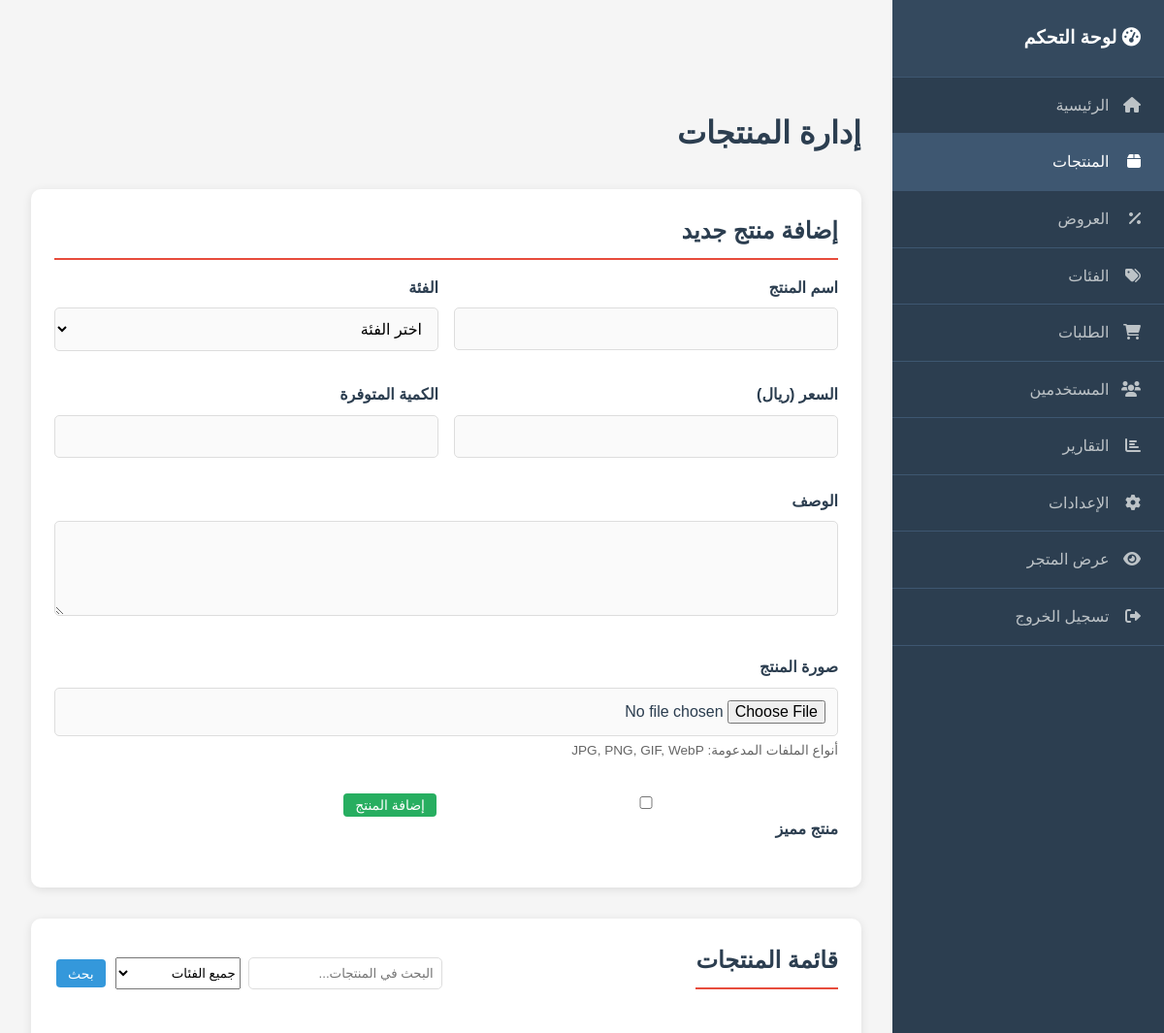
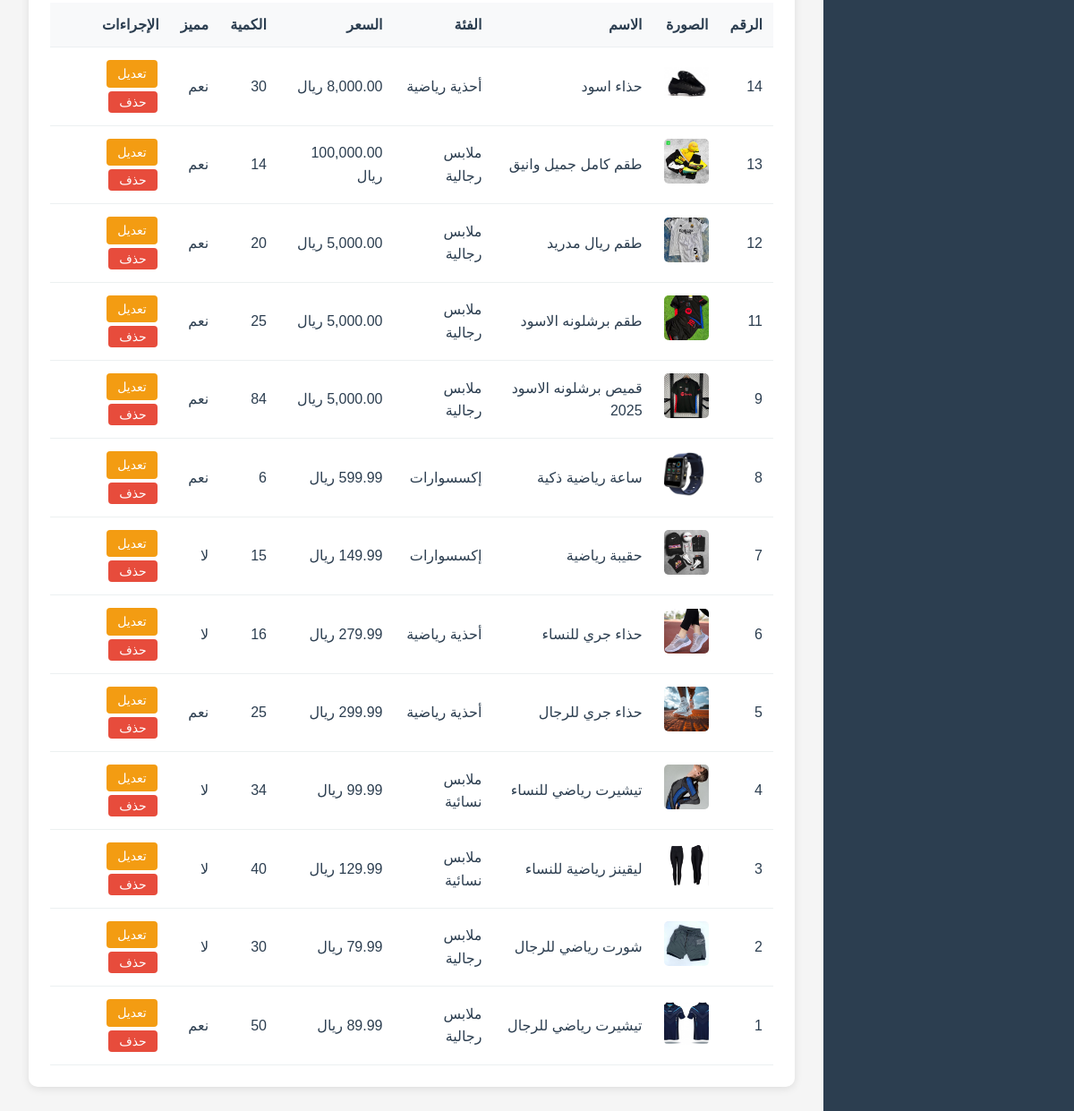
/admin/products.php (signed in), run on the app's committed database (2 pictures, top to bottom).
### tables this page shows
CREATE TABLE `products` (
  `id` int(11) NOT NULL,
  `name` varchar(100) NOT NULL,
  `description` text DEFAULT NULL,
  `price` decimal(10,2) NOT NULL,
  `image` varchar(255) DEFAULT NULL,
  `category_id` int(11) DEFAULT NULL,
  `stock_quantity` int(11) DEFAULT 0,
  `featured` tinyint(1) DEFAULT 0,
  `sizes` varchar(255) DEFAULT NULL,
  `colors` varchar(255) DEFAULT NULL,
  `created_at` timestamp NOT NULL DEFAULT current_timestamp()
);

CREATE TABLE `categories` (
  `id` int(11) NOT NULL,
  `name` varchar(50) NOT NULL,
  `description` text DEFAULT NULL,
  `image` varchar(255) DEFAULT NULL,
  `created_at` timestamp NOT NULL DEFAULT current_timestamp()
);

### admin/products.php (the view, shortened to what this page needs)
<?php
include '../config/database.php';
$search = isset($_GET['search']) ? $_GET['search'] : '';
$query = "SELECT p.*, c.name as category_name FROM products p LEFT JOIN categories c ON p.category_id = c.id WHERE 1=1";
$params = [];
$query .= " ORDER BY p.id DESC";
$stmt = $pdo->prepare($query);
$stmt->execute($params);
$products = $stmt->fetchAll(PDO::FETCH_ASSOC);
$edit_product = null;
?>
<!DOCTYPE html>
<html lang="ar" dir="rtl">
<head>
    <link rel="stylesheet" href="../css/style.css">
    <link rel="stylesheet" href="css/admin.css">
    <link rel="stylesheet" href="css/productsstyle.css">
    <link href="https://cdnjs.cloudflare.com/ajax/libs/font-awesome/6.0.0/css/all.min.css" rel="stylesheet">
</head>
<body class="admin-body">
    <div class="admin-layout">
        <nav class="admin-sidebar">
            <div class="sidebar-header">
                <h3><i class="fas fa-tachometer-alt"></i> لوحة التحكم</h3>
            </div>
            <ul class="sidebar-menu">
                <li><a href="index.php"><i class="fas fa-home"></i> الرئيسية</a></li>
                <li><a href="products.php" class="active"><i class="fas fa-box"></i> المنتجات</a></li>
                <li><a href="offers.php"><i class="fas fa-percentage"></i> العروض</a></li>
                <li><a href="categories.php"><i class="fas fa-tags"></i> الفئات</a></li>
                <li><a href="orders.php"><i class="fas fa-shopping-cart"></i> الطلبات</a></li>
                <li><a href="users.php"><i class="fas fa-users"></i> المستخدمين</a></li>
                <li><a href="reports.php"><i class="fas fa-chart-bar"></i> التقارير</a></li>
                <li><a href="settings.php"><i class="fas fa-cog"></i> الإعدادات</a></li>
                <li><a href="../index.php"><i class="fas fa-eye"></i> عرض المتجر</a></li>
                <li><a href="../logout.php"><i class="fas fa-sign-out-alt"></i> تسجيل الخروج</a></li>
            </ul>
        </nav>
        <main class="admin-main">
            <div class="admin-header">
                <h1>إدارة المنتجات</h1>
            </div>
            <div class="content-section">
                <h2><?php echo $edit_product ? 'تعديل المنتج' : 'إضافة منتج جديد'; ?></h2>
                <form method="POST" enctype="multipart/form-data" class="form-grid">
                    <div class="form-group">
                        <label>اسم المنتج</label>
                        <input type="text" name="name" value="<?php echo $edit_product['name'] ?? ''; ?>" required>
                    </div>
                    <div class="form-group">
                        <label>الفئة</label>
                        <select name="category_id" required>
                            <option value="">اختر الفئة</option>
                        </select>
                    </div>
                    <div class="form-group">
                        <label>السعر (ريال)</label>
                        <input type="number" step="0.01" name="price" value="<?php echo $edit_product['price'] ?? ''; ?>" required>
                    </div>
                    <div class="form-group">
                        <label>الكمية المتوفرة</label>
                        <input type="number" name="stock_quantity" value="<?php echo $edit_product['stock_quantity'] ?? ''; ?>" required>
                    </div>
                    <div class="form-group" style="grid-column: 1 / -1;">
                        <label>الوصف</label>
                        <textarea name="description" rows="4"><?php echo $edit_product['description'] ?? ''; ?></textarea>
                    </div>
                    <div class="form-group" style="grid-column: 1 / -1;">
                        <label>صورة المنتج</label>
                        <input type="file" name="image" accept="image/*" class="file-input">
                        <small>أنواع الملفات المدعومة: JPG, PNG, GIF, WebP</small>
                    </div>
                    <div class="form-group">
                        <label>
                            <input type="checkbox" name="featured" <?php echo ($edit_product && $edit_product['featured']) ? 'checked' : ''; ?>>
                            منتج مميز
                        </label>
                    </div>
                    <div class="form-group">
                        <button type="submit" class="btn-sm btn-success">
                            <?php echo $edit_product ? 'تحديث المنتج' : 'إضافة المنتج'; ?>
                        </button>
                    </div>
                </form>
            </div>
            <div class="content-section">
                <div class="actions-bar">
                    <h2>قائمة المنتجات</h2>
                    <div class="search-box">
                        <form method="GET" style="display: flex; gap: 0.5rem;">
                            <input type="text" name="search" placeholder="البحث في المنتجات..." value="<?php echo $search; ?>">
                            <select name="category">
                                <option value="">جميع الفئات</option>
                            </select>
                            <button type="submit" class="btn-sm btn-primary">بحث</button>
                        </form>
                    </div>
                </div>
                <div class="table-container">
                    <table class="admin-table">
                        <thead>
                            <tr>
                                <th>الرقم</th>
                                <th>الصورة</th>
                                <th>الاسم</th>
                                <th>الفئة</th>
                                <th>السعر</th>
                                <th>الكمية</th>
                                <th>مميز</th>
                                <th>الإجراءات</th>
                            </tr>
                        </thead>
                        <tbody>
                            <?php foreach ($products as $product): ?>
                            <tr>
                                <td><?php echo $product['id']; ?></td>
                                <td>
                                    <?php if ($product['image']): ?>
                                        <img src="../images/products/<?php echo $product['image']; ?>"
                                             alt="<?php echo $product['name']; ?>"
                                             style="width: 50px; height: 50px; object-fit: cover; border-radius: 5px;">
                                    <?php else: ?>
                                        <span style="color: #999;">لا توجد صورة</span>
                                    <?php endif; ?>
                                </td>
                                <td><?php echo $product['name']; ?></td>
                                <td><?php echo $product['category_name']; ?></td>
                                <td><?php echo number_format($product['price'], 2); ?> ريال</td>
                                <td><?php echo $product['stock_quantity']; ?></td>
                                <td><?php echo $product['featured'] ? 'نعم' : 'لا'; ?></td>
                                <td>
                                    <a href="products.php?edit=<?php echo $product['id']; ?>" class="btn-sm btn-warning">تعديل</a>
                                    <form method="POST" style="display: inline;">
                                        <button type="submit" class="btn-sm btn-danger" onclick="return confirm('هل أنت متأكد من الحذف؟')">حذف</button>
                                    </form>
                                </td>
                            </tr>
                            <?php endforeach; ?>
                        </tbody>
                    </table>
                </div>
            </div>
        </main>
    </div>
</body>
</html>

### css/style.css (style rules this page uses)
* { margin: 0; padding: 0; box-sizing: border-box; }
:root { --primary-color: #3498db; --primary-dark: #2980b9; --secondary-color: #e74c3c; --secondary-dark: #c0392b; --accent-color: #f39c12; --success-color: #27ae60; --warning-color: #f1c40f; --danger-color: #e74c3c; --dark-color: #2c3e50; --light-color: #ecf0f1; --text-color: #2c3e50; --text-light: #7f8c8d; --border-color: #bdc3c7; --shadow: 0 4px 20px rgba(0, 0, 0, 0.1); --shadow-hover: 0 8px 30px rgba(0, 0, 0, 0.15); --gradient-primary: linear-gradient(135deg, #667eea 0%, #764ba2 100%); --gradient-secondary: linear-gradient(135deg, #f093fb 0%, #f5576c 100%); --gradient-success: linear-gradient(135deg, #4facfe 0%, #00f2fe 100%); --border-radius: 12px; --transition: all 0.3s cubic-bezier(0.4, 0, 0.2, 1); }
body { font-family: 'Cairo', 'Segoe UI', Tahoma, Geneva, Verdana, sans-serif; line-height: 1.6; color: var(--text-color); direction: rtl; background: linear-gradient(135deg, #f5f7fa 0%, #c3cfe2 100%); scroll-behavior: smooth; }
main { margin-top: 80px; }
.btn-primary { background: var(--gradient-primary); color: white; }
.form-group { margin-bottom: 1.5rem; position: relative; }
.form-group label { display: block; margin-bottom: 0.75rem; font-weight: 600; color: var(--text-color); }
.form-group input, .form-group textarea, .form-group select { width: 100%; padding: 1rem; border: 2px solid var(--border-color); border-radius: var(--border-radius); font-size: 1rem; transition: var(--transition); background: #fafafa; }

### admin/css/admin.css (style rules this page uses)
.admin-body { margin: 0; font-family: 'Arial', sans-serif; background: #f5f5f5; }
.admin-layout { display: flex; min-height: 100vh; }
.admin-sidebar { width: 280px; background: #2c3e50; color: white; flex-shrink: 0; }
.sidebar-header { padding: 1.5rem; background: #34495e; border-bottom: 1px solid #3e5771; }
.sidebar-header h3 { margin: 0; font-size: 1.2rem; }
.sidebar-menu { list-style: none; margin: 0; padding: 0; }
.sidebar-menu li { border-bottom: 1px solid #3e5771; }
.sidebar-menu a { display: block; padding: 1rem 1.5rem; color: #bdc3c7; text-decoration: none; transition: all 0.3s; }
.sidebar-menu a:hover, .sidebar-menu a.active { background: #3e5771; color: white; }
.sidebar-menu i { margin-left: 0.5rem; width: 20px; }
.admin-main { flex: 1; padding: 2rem; overflow-y: auto; }
.admin-header { margin-bottom: 2rem; }
.admin-header h1 { margin: 0 0 0.5rem 0; color: #2c3e50; font-size: 2rem; }
.content-section { background: white; border-radius: 10px; padding: 1.5rem; box-shadow: 0 2px 10px rgba(0, 0, 0, 0.1); margin-bottom: 2rem; }
.content-section h2 { margin: 0 0 1rem 0; color: #2c3e50; border-bottom: 2px solid #e74c3c; padding-bottom: 0.5rem; }
.table-container { overflow-x: auto; }
.admin-table { width: 100%; border-collapse: collapse; margin-top: 1rem; }
.admin-table th, .admin-table td { padding: 0.75rem; text-align: right; border-bottom: 1px solid #ecf0f1; }
.admin-table th { background: #f8f9fa; font-weight: bold; color: #2c3e50; }
.btn-sm { padding: 0.25rem 0.75rem; font-size: 0.875rem; border-radius: 4px; text-decoration: none; display: inline-block; margin: 0.125rem; border: none; cursor: pointer; }
.btn-primary { background: #3498db; color: white; }
.btn-success { background: #27ae60; color: white; }
.btn-warning { background: #f39c12; color: white; }
.btn-danger { background: #e74c3c; color: white; }
.form-grid { display: grid; grid-template-columns: repeat(auto-fit, minmax(300px, 1fr)); gap: 1rem; }
.form-group { margin-bottom: 1rem; }
.form-group label { display: block; margin-bottom: 0.5rem; font-weight: bold; color: #2c3e50; }
.form-group input, .form-group textarea, .form-group select { width: 100%; padding: 0.75rem; border: 1px solid #ddd; border-radius: 5px; font-size: 1rem; }
.actions-bar { display: flex; justify-content: space-between; align-items: center; margin-bottom: 1rem; flex-wrap: wrap; gap: 1rem; }
.search-box { display: flex; gap: 0.5rem; }
.search-box input { padding: 0.5rem; border: 1px solid #ddd; border-radius: 5px; min-width: 200px; }

### admin/css/productsstyle.css (style rules this page uses)
.file-input { padding: 0.5rem; border: 2px dashed #ddd; border-radius: 5px; background: #f9f9f9; cursor: pointer; transition: border-color 0.3s; }
.form-group small { color: #666; font-size: 0.85rem; margin-top: 0.25rem; display: block; }

### data on the page
products: id "14", image (picture), name "حذاء اسود", category.name "أحذية رياضية", stock_quantity "30", featured "نعم"
products: id "13", image (picture), name "طقم كامل جميل وانيق", category.name "ملابس رجالية", price "100,000.00", stock_quantity "14", featured "نعم"
products: id "12", image (picture), name "طقم ريال مدريد", category.name "ملابس رجالية", stock_quantity "20", featured "نعم"
products: id "11", image (picture), name "طقم برشلونه الاسود", category.name "ملابس رجالية", stock_quantity "25", featured "نعم"
products: id "9", image (picture), name "قميص برشلونه الاسود 2025", category.name "ملابس رجالية", stock_quantity "84", featured "نعم"
products: id "8", image (picture), name "ساعة رياضية ذكية", category.name "إكسسوارات", stock_quantity "6", featured "نعم"
products: id "7", image (picture), name "حقيبة رياضية", category.name "إكسسوارات", stock_quantity "15", featured "لا"
products: id "6", image (picture), name "حذاء جري للنساء", category.name "أحذية رياضية", stock_quantity "16", featured "لا"
products: id "5", image (picture), name "حذاء جري للرجال", category.name "أحذية رياضية", stock_quantity "25", featured "نعم"
products: id "4", image (picture), name "تيشيرت رياضي للنساء", category.name "ملابس نسائية", stock_quantity "34", featured "لا"
products: id "3", image (picture), name "ليقينز رياضية للنساء", category.name "ملابس نسائية", stock_quantity "40", featured "لا"
products: id "2", image (picture), name "شورت رياضي للرجال", category.name "ملابس رجالية", stock_quantity "30", featured "لا"
products: id "1", image (picture), name "تيشيرت رياضي للرجال", category.name "ملابس رجالية", stock_quantity "50", featured "نعم"
